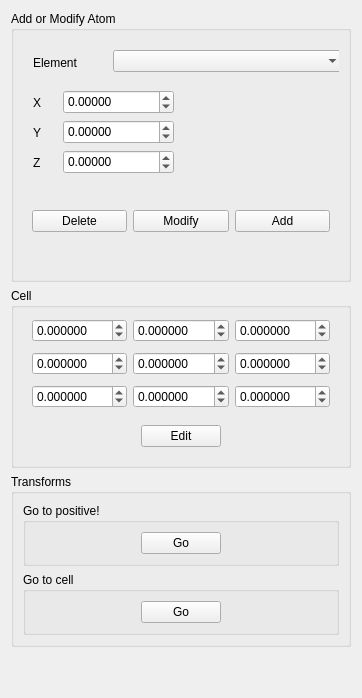
      <widget class="QWidget" name="FormTabActions">
       <attribute name="title">
        <string>Modify</string>
       </attribute>
       <layout class="QVBoxLayout" name="verticalLayout_2">
        <item>
         <widget class="QGroupBox" name="groupBox_2">
          <property name="title">
           <string>Add or Modify Atom</string>
          </property>
          <layout class="QVBoxLayout" name="verticalLayout_5">
           <item>
            <widget class="QFrame" name="frame_28">
             <property name="minimumSize">
              <size>
               <width>0</width>
               <height>150</height>
              </size>
             </property>
             <property name="maximumSize">
              <size>
               <width>16777215</width>
               <height>150</height>
              </size>
             </property>
             <property name="frameShape">
              <enum>QFrame::NoFrame</enum>
             </property>
             <property name="frameShadow">
              <enum>QFrame::Raised</enum>
             </property>
             <widget class="QLabel" name="label_8">
              <property name="geometry">
               <rect>
                <x>10</x>
                <y>10</y>
                <width>83</width>
                <height>26</height>
               </rect>
              </property>
              <property name="text">
               <string>Element</string>
              </property>
             </widget>
             <widget class="QComboBox" name="FormActionsPreComboAtomsList">
              <property name="geometry">
               <rect>
                <x>90</x>
                <y>10</y>
                <width>231</width>
                <height>22</height>
               </rect>
              </property>
             </widget>
             <widget class="QDoubleSpinBox" name="FormActionsPreSpinAtomsCoordX">
              <property name="geometry">
               <rect>
                <x>40</x>
                <y>50</y>
                <width>111</width>
                <height>24</height>
               </rect>
              </property>
              <property name="decimals">
               <number>5</number>
              </property>
              <property name="minimum">
               <double>-999.990000000000009</double>
              </property>
              <property name="maximum">
               <double>999.990000000000009</double>
              </property>
             </widget>
             <widget class="QLabel" name="label_24">
              <property name="geometry">
               <rect>
                <x>10</x>
                <y>50</y>
                <width>31</width>
                <height>26</height>
               </rect>
              </property>
              <property name="text">
               <string>X</string>
              </property>
             </widget>
             <widget class="QDoubleSpinBox" name="FormActionsPreSpinAtomsCoordY">
              <property name="geometry">
               <rect>
                <x>40</x>
                <y>80</y>
                <width>111</width>
                <height>24</height>
               </rect>
              </property>
              <property name="decimals">
               <number>5</number>
              </property>
              <property name="minimum">
               <double>-999.990000000000009</double>
              </property>
              <property name="maximum">
               <double>999.990000000000009</double>
              </property>
             </widget>
             <widget class="QLabel" name="label_25">
              <property name="geometry">
               <rect>
                <x>10</x>
                <y>80</y>
                <width>21</width>
                <height>26</height>
               </rect>
              </property>
              <property name="text">
               <string>Y</string>
              </property>
             </widget>
             <widget class="QLabel" name="label_26">
              <property name="geometry">
               <rect>
                <x>10</x>
                <y>110</y>
                <width>21</width>
                <height>26</height>
               </rect>
              </property>
              <property name="text">
               <string>Z</string>
              </property>
             </widget>
             <widget class="QDoubleSpinBox" name="FormActionsPreSpinAtomsCoordZ">
              <property name="geometry">
               <rect>
                <x>40</x>
                <y>110</y>
                <width>111</width>
                <height>24</height>
               </rect>
              </property>
              <property name="decimals">
               <number>5</number>
              </property>
              <property name="minimum">
               <double>-999.990000000000009</double>
              </property>
              <property name="maximum">
               <double>999.990000000000009</double>
              </property>
             </widget>
            </widget>
           </item>
           <item>
            <widget class="QFrame" name="frame_29">
             <property name="minimumSize">
              <size>
               <width>0</width>
               <height>50</height>
              </size>
             </property>
             <property name="maximumSize">
              <size>
               <width>16777215</width>
               <height>50</height>
              </size>
             </property>
             <property name="frameShape">
              <enum>QFrame::NoFrame</enum>
             </property>
             <property name="frameShadow">
              <enum>QFrame::Raised</enum>
             </property>
             <layout class="QHBoxLayout" name="horizontalLayout_17">
              <item>
               <widget class="QPushButton" name="FormActionsPreButDeleteAtom">
                <property name="text">
                 <string>Delete</string>
                </property>
               </widget>
              </item>
              <item>
               <widget class="QPushButton" name="FormActionsPreButModifyAtom">
                <property name="text">
                 <string>Modify</string>
                </property>
               </widget>
              </item>
              <item>
               <widget class="QPushButton" name="FormActionsPreButAddAtom">
                <property name="text">
                 <string>Add</string>
                </property>
               </widget>
              </item>
             </layout>
            </widget>
           </item>
           <item>
            <widget class="QFrame" name="frame_30">
             <property name="frameShape">
              <enum>QFrame::NoFrame</enum>
             </property>
             <property name="frameShadow">
              <enum>QFrame::Raised</enum>
             </property>
             <layout class="QVBoxLayout" name="verticalLayout_56"/>
            </widget>
           </item>
          </layout>
         </widget>
        </item>
        <item>
         <widget class="QGroupBox" name="groupBox_3">
          <property name="title">
           <string>Cell</string>
          </property>
          <layout class="QVBoxLayout" name="verticalLayout_6">
           <item>
            <widget class="QFrame" name="frame_57">
             <property name="locale">
              <locale language="English" country="UnitedStates"/>
             </property>
             <property name="frameShape">
              <enum>QFrame::NoFrame</enum>
             </property>
             <property name="frameShadow">
              <enum>QFrame::Raised</enum>
             </property>
             <layout class="QHBoxLayout" name="horizontalLayout_63">
              <property name="topMargin">
               <number>2</number>
              </property>
              <property name="bottomMargin">
               <number>2</number>
              </property>
              <item>
               <widget class="QDoubleSpinBox" name="FormModifyCellEditA1">
                <property name="locale">
                 <locale language="English" country="UnitedStates"/>
                </property>
                <property name="decimals">
                 <number>6</number>
                </property>
                <property name="minimum">
                 <double>-999.000000000000000</double>
                </property>
                <property name="maximum">
                 <double>999.000000000000000</double>
                </property>
               </widget>
              </item>
              <item>
               <widget class="QDoubleSpinBox" name="FormModifyCellEditA2">
                <property name="locale">
                 <locale language="English" country="UnitedStates"/>
                </property>
                <property name="decimals">
                 <number>6</number>
                </property>
                <property name="minimum">
                 <double>-999.000000000000000</double>
                </property>
                <property name="maximum">
                 <double>999.000000000000000</double>
                </property>
               </widget>
              </item>
              <item>
               <widget class="QDoubleSpinBox" name="FormModifyCellEditA3">
                <property name="locale">
                 <locale language="English" country="UnitedStates"/>
                </property>
                <property name="decimals">
                 <number>6</number>
                </property>
                <property name="minimum">
                 <double>-999.000000000000000</double>
                </property>
                <property name="maximum">
                 <double>999.000000000000000</double>
                </property>
               </widget>
              </item>
             </layout>
            </widget>
           </item>
           <item>
            <widget class="QFrame" name="frame_55">
             <property name="locale">
              <locale language="English" country="UnitedStates"/>
             </property>
             <property name="frameShape">
              <enum>QFrame::NoFrame</enum>
             </property>
             <property name="frameShadow">
              <enum>QFrame::Raised</enum>
             </property>
             <layout class="QHBoxLayout" name="horizontalLayout_59">
              <property name="topMargin">
               <number>2</number>
              </property>
              <property name="bottomMargin">
               <number>2</number>
              </property>
              <item>
               <widget class="QDoubleSpinBox" name="FormModifyCellEditB1">
                <property name="locale">
                 <locale language="English" country="UnitedStates"/>
                </property>
                <property name="decimals">
                 <number>6</number>
                </property>
                <property name="minimum">
                 <double>-999.000000000000000</double>
                </property>
                <property name="maximum">
                 <double>999.000000000000000</double>
                </property>
               </widget>
              </item>
              <item>
               <widget class="QDoubleSpinBox" name="FormModifyCellEditB2">
                <property name="decimals">
                 <number>6</number>
                </property>
                <property name="minimum">
                 <double>-999.000000000000000</double>
                </property>
                <property name="maximum">
                 <double>999.000000000000000</double>
                </property>
               </widget>
              </item>
              <item>
               <widget class="QDoubleSpinBox" name="FormModifyCellEditB3">
                <property name="decimals">
                 <number>6</number>
                </property>
                <property name="minimum">
                 <double>-999.000000000000000</double>
                </property>
                <property name="maximum">
                 <double>999.000000000000000</double>
                </property>
               </widget>
              </item>
             </layout>
            </widget>
           </item>
           <item>
            <widget class="QFrame" name="frame_56">
             <property name="locale">
              <locale language="English" country="UnitedStates"/>
             </property>
             <property name="frameShape">
              <enum>QFrame::NoFrame</enum>
             </property>
             <property name="frameShadow">
              <enum>QFrame::Raised</enum>
             </property>
             <layout class="QHBoxLayout" name="horizontalLayout_61">
              <property name="topMargin">
               <number>2</number>
              </property>
              <property name="bottomMargin">
               <number>2</number>
              </property>
              <item>
               <widget class="QDoubleSpinBox" name="FormModifyCellEditC1">
                <property name="decimals">
                 <number>6</number>
                </property>
                <property name="minimum">
                 <double>-999.000000000000000</double>
                </property>
                <property name="maximum">
                 <double>999.000000000000000</double>
                </property>
               </widget>
              </item>
              <item>
               <widget class="QDoubleSpinBox" name="FormModifyCellEditC2">
                <property name="decimals">
                 <number>6</number>
                </property>
                <property name="minimum">
                 <double>-999.000000000000000</double>
                </property>
                <property name="maximum">
                 <double>999.000000000000000</double>
                </property>
               </widget>
              </item>
              <item>
               <widget class="QDoubleSpinBox" name="FormModifyCellEditC3">
                <property name="decimals">
                 <number>6</number>
                </property>
                <property name="minimum">
                 <double>-999.000000000000000</double>
                </property>
                <property name="maximum">
                 <double>999.000000000000000</double>
                </property>
               </widget>
              </item>
             </layout>
            </widget>
           </item>
           <item>
            <widget class="QFrame" name="frame_54">
             <property name="frameShape">
              <enum>QFrame::NoFrame</enum>
             </property>
             <property name="frameShadow">
              <enum>QFrame::Raised</enum>
             </property>
             <layout class="QHBoxLayout" name="horizontalLayout_58">
              <item>
               <spacer name="horizontalSpacer_25">
                <property name="orientation">
                 <enum>Qt::Horizontal</enum>
                </property>
                <property name="sizeHint" stdset="0">
                 <size>
                  <width>92</width>
                  <height>20</height>
                 </size>
                </property>
               </spacer>
              </item>
              <item>
               <widget class="QPushButton" name="FormModifyCellButton">
                <property name="text">
                 <string>Edit</string>
                </property>
               </widget>
              </item>
              <item>
               <spacer name="horizontalSpacer_11">
                <property name="orientation">
                 <enum>Qt::Horizontal</enum>
                </property>
                <property name="sizeHint" stdset="0">
                 <size>
                  <width>91</width>
                  <height>20</height>
                 </size>
                </property>
               </spacer>
              </item>
             </layout>
            </widget>
           </item>
          </layout>
         </widget>
        </item>
        <item>
         <widget class="QGroupBox" name="groupBox_4">
          <property name="title">
           <string>Transforms</string>
          </property>
          <layout class="QVBoxLayout" name="verticalLayout_7">
           <item>
            <widget class="QGroupBox" name="groupBox_49">
             <property name="minimumSize">
              <size>
               <width>0</width>
               <height>0</height>
              </size>
             </property>
             <property name="title">
              <string>Go to positive!</string>
             </property>
             <layout class="QHBoxLayout" name="horizontalLayout_50">
              <item>
               <spacer name="horizontalSpacer_117">
                <property name="orientation">
                 <enum>Qt::Horizontal</enum>
                </property>
                <property name="sizeHint" stdset="0">
                 <size>
                  <width>106</width>
                  <height>20</height>
                 </size>
                </property>
               </spacer>
              </item>
              <item>
               <widget class="QPushButton" name="FormModifyGoPositive">
                <property name="text">
                 <string>Go</string>
                </property>
               </widget>
              </item>
              <item>
               <spacer name="horizontalSpacer_118">
                <property name="orientation">
                 <enum>Qt::Horizontal</enum>
                </property>
                <property name="sizeHint" stdset="0">
                 <size>
                  <width>106</width>
                  <height>20</height>
                 </size>
                </property>
               </spacer>
              </item>
             </layout>
            </widget>
           </item>
           <item>
            <widget class="QGroupBox" name="groupBox_50">
             <property name="minimumSize">
              <size>
               <width>0</width>
               <height>0</height>
              </size>
             </property>
             <property name="title">
              <string>Go to cell</string>
             </property>
             <layout class="QHBoxLayout" name="horizontalLayout_166">
              <item>
               <spacer name="horizontalSpacer_119">
                <property name="orientation">
                 <enum>Qt::Horizontal</enum>
                </property>
                <property name="sizeHint" stdset="0">
                 <size>
                  <width>106</width>
                  <height>20</height>
                 </size>
                </property>
               </spacer>
              </item>
              <item>
               <widget class="QPushButton" name="FormModifyGoToCell">
                <property name="text">
                 <string>Go</string>
                </property>
               </widget>
              </item>
              <item>
               <spacer name="horizontalSpacer_120">
                <property name="orientation">
                 <enum>Qt::Horizontal</enum>
                </property>
                <property name="sizeHint" stdset="0">
                 <size>
                  <width>106</width>
                  <height>20</height>
                 </size>
                </property>
               </spacer>
              </item>
             </layout>
            </widget>
           </item>
          </layout>
         </widget>
        </item>
        <item>
         <spacer name="verticalSpacer_2">
          <property name="orientation">
           <enum>Qt::Vertical</enum>
          </property>
          <property name="sizeHint" stdset="0">
           <size>
            <width>20</width>
            <height>40</height>
           </size>
          </property>
         </spacer>
        </item>
       </layout>
      </widget>
